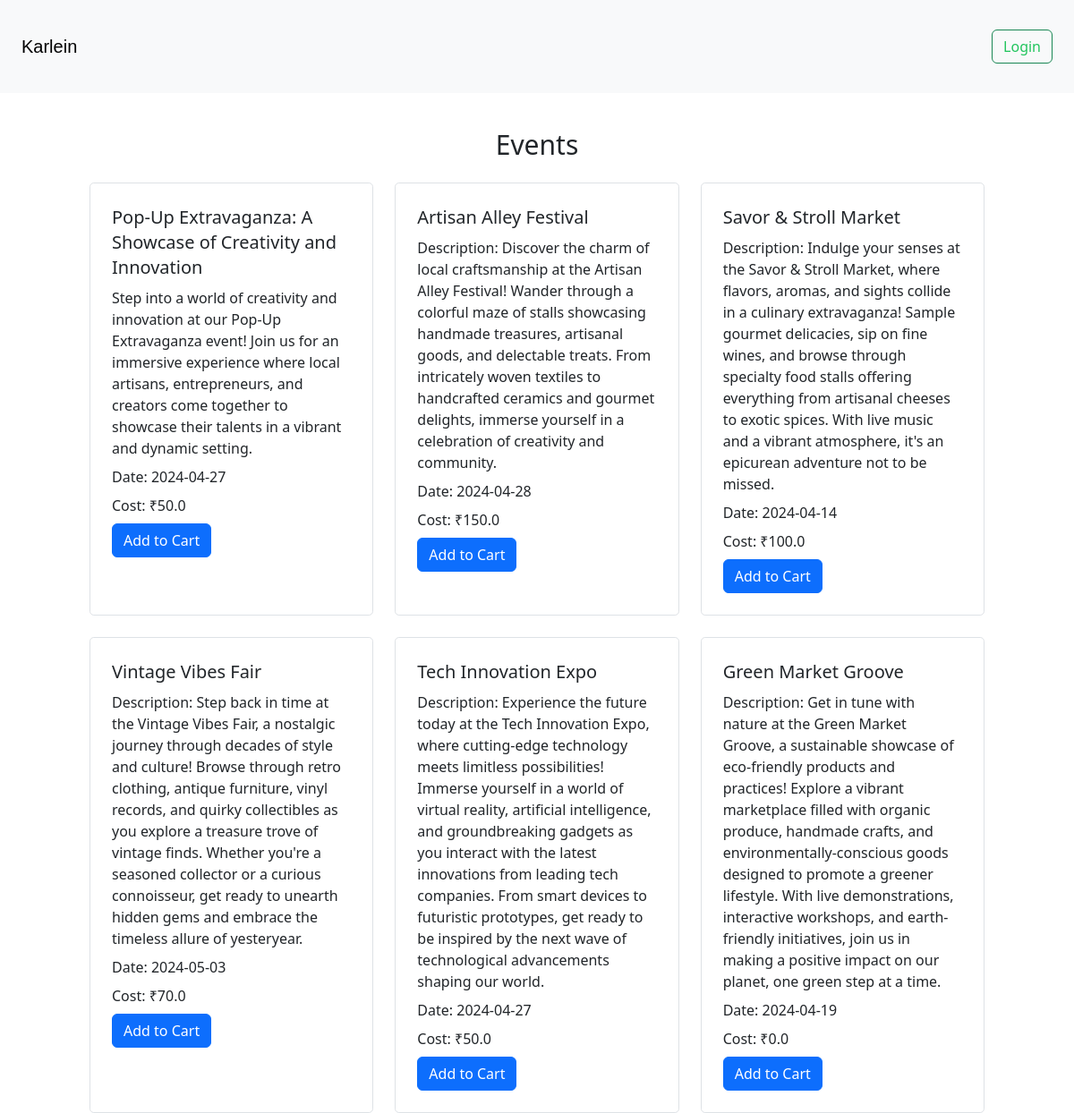
Before: /events with the older database file.
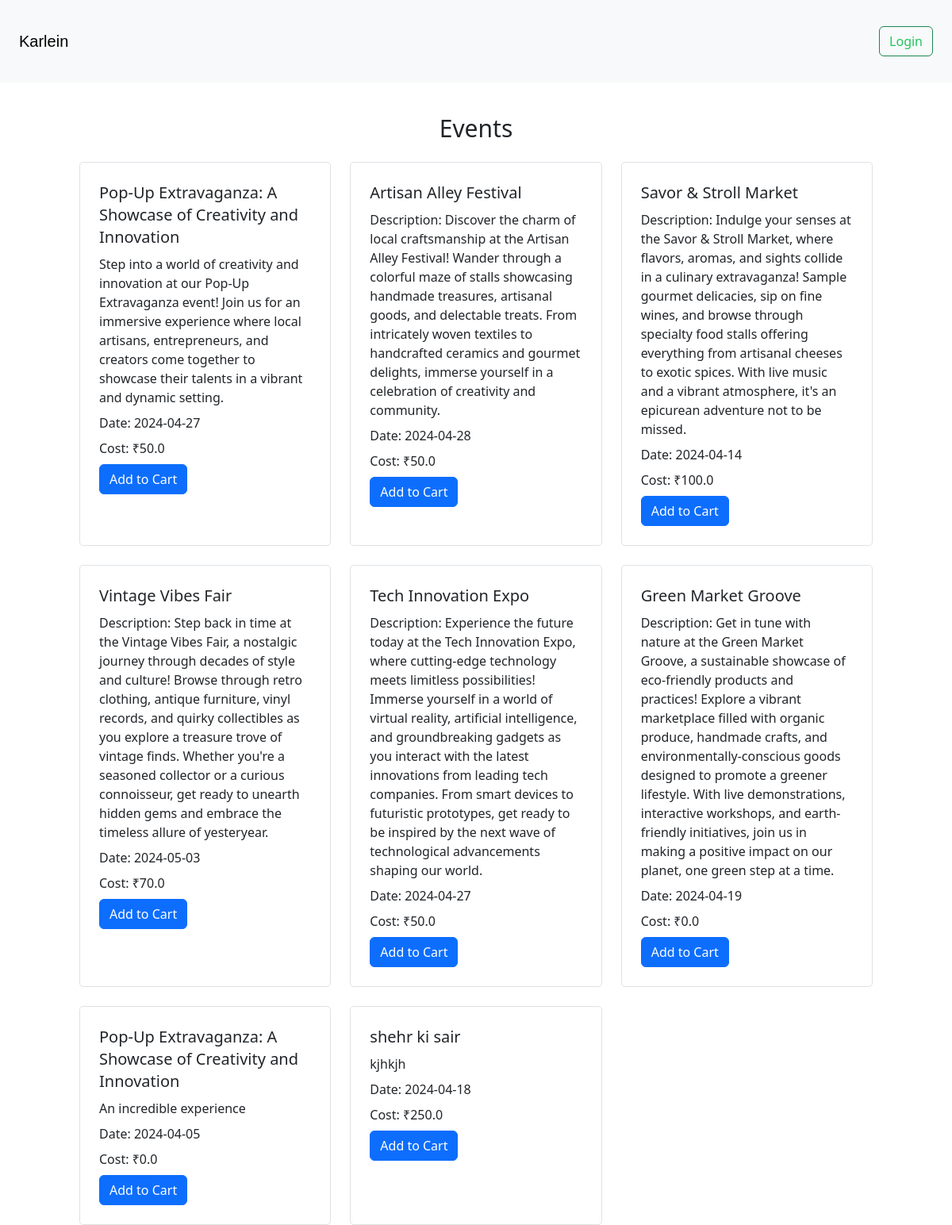
After: the same page with the newer database file.
### app.py (models this page shows)
class Event(db.Model):
    id = db.Column(db.Integer, primary_key=True)
    name = db.Column(db.String(100), nullable=False)
    description = db.Column(db.Text, nullable=False)
    date = db.Column(db.Date, nullable=False)
    cost = db.Column(db.Float, nullable=False)

### app.py (the view)
@app.route('/events')
def events():
    all_events = Event.query.all()
    return render_template('events.html', all_events=all_events)

### templates/events.html (shortened to what this page needs)
{% extends "base.html" %}
{% block content %}
<nav class="navbar navbar-expand-lg bg-body-tertiary">
  <div class="container-fluid p-4">
    <a class="navbar-brand" href="{{ url_for('index') }}">Karlein</a>
    {% if current_user.is_authenticated %}
    <button class="btn btn-outline-danger ml-2">
      <a href="{{ url_for('logout') }}" class="text-red-500 hover:text-white underline-none">Logout</a>
  </button>
  {% else %}
  <button class="btn btn-outline-success ml-2">
    <a href="{{ url_for('login') }}" class="text-green-500 hover:text-white underline-none">Login</a>
</button>
      {% endif %}
  </div>
</nav>
<div class="container mx-auto">
    <h1 class="text-center text-3xl mt-10 mb-6">Events</h1>
    <div class="grid grid-cols-3 gap-4">
        {% for event in all_events %}
        <div class="p-4 border rounded-lg">
            <h2 class="text-xl">{{ event.name }}</h2>
            <p class="mt-2">{{ event.description }}</p>
            <p class="mt-2">Date: {{ event.date }}</p>
            <p class="mt-2">Cost: ₹{{ event.cost }}</p>
            <form action="{{ url_for('add_to_cart', event_id=event.id) }}" method="POST">
              <button type="submit" class="btn btn-primary mt-2">Add to Cart</button>
          </form>
        </div>
        {% endfor %}
    </div>
</div>
{% endblock %}

### templates/base.html (shortened to what this page needs)
<!DOCTYPE html>
<html lang="en">
<head>
    <link rel="stylesheet" href="{{ url_for('static', filename='style.css') }}">
    <link rel="stylesheet" href="https://maxcdn.bootstrapcdn.com/bootstrap/4.5.2/css/bootstrap.min.css">
    <link href="https://cdn.jsdelivr.net/npm/tailwindcss@2.2.16/dist/tailwind.min.css" rel="stylesheet">
    <script src="https://cdn.tailwindcss.com"></script>
<link href="https://cdnjs.cloudflare.com/ajax/libs/bootstrap/5.3.0/css/bootstrap.min.css" rel="stylesheet">
</head>
<body>
    {% block content %}
    {% endblock %}
</body>
</html>

### static/style.css (style rules this page uses)
a { text-decoration: none; }
body { font-family: Arial, sans-serif; margin: 0; padding: 0; }
.container { max-width: 1200px; margin: 0 auto; padding: 0 20px; }
.navbar-brand { font-family: Impact, Haettenschweiler, 'Arial Narrow Bold', sans-serif; color: rgb(139 92 246); }
.btn { display: inline-block; padding: 10px 20px; background-color: #007bff; color: #fff; text-decoration: none; border: none; border-radius: 4px; transition: background-color 0.3s ease; }

Changed rows visible on the page:
changed Event "Artisan Alley Festival": cost "150.0" → "50.0"
added Event: name "Pop-Up Extravaganza: A Showcase of Creativity and Innovation", description "An incredible experience", date "2024-04-05", cost "0.0"
added Event: name "shehr ki sair", description "kjhkjh", date "2024-04-18", cost "250.0"
